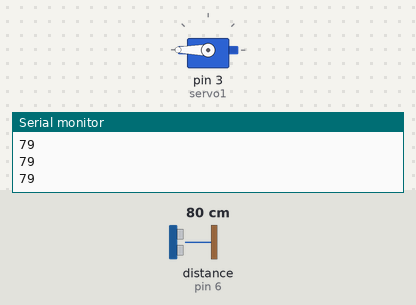
A sketch run on a simulated Arduino Uno, built with avr-gcc and run on an emulated ATmega328P. Parts: servo, the last lines printed to the serial monitor. Wiring (inferred from the names in the program): ultrasonic range finder: trigger pin 7; echo pin 6. The inputs (shaded band) are chosen by the test bench; at power-on: distance to the obstacle (sensor on pin 6) 80 cm. The echo pulse lasts 58.3 µs per cm.

Above: at 1.2 s.
1.3 s: distance to the obstacle (sensor on pin 6) set to 2 cm
At 2.5 s:
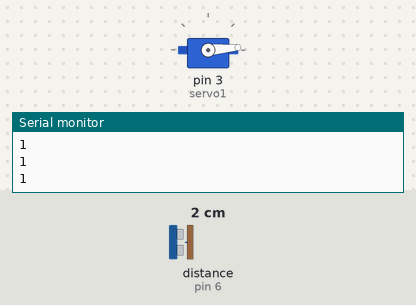
2.8 s: distance to the obstacle (sensor on pin 6) set to 9 cm
At 4.0 s:
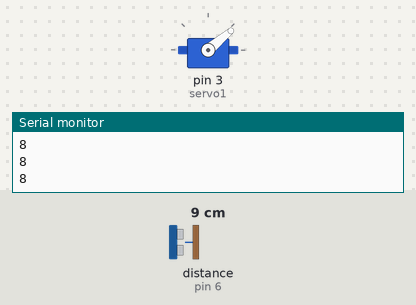
4.3 s: distance to the obstacle (sensor on pin 6) set to 18 cm
At 5.1 s:
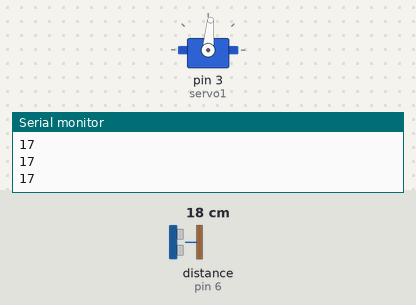
5.8 s: distance to the obstacle (sensor on pin 6) set to 35 cm
At 7.0 s:
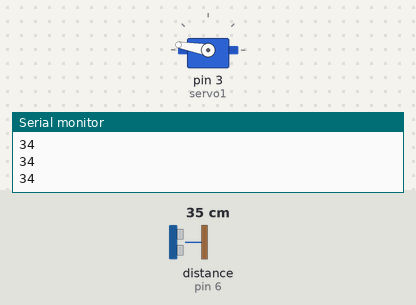
7.3 s: distance to the obstacle (sensor on pin 6) set to 250 cm
At 7.9 s:
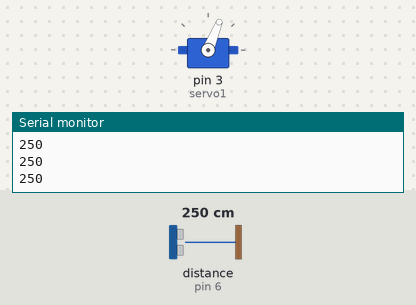
8.8 s: distance to the obstacle (sensor on pin 6) set to 60 cm
At 9.7 s:
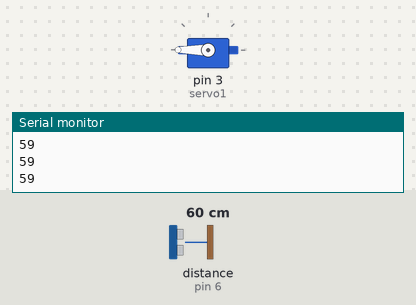
Timing chart, 0 to 11.3 s (numbered marks = the images above; inputs shaded):
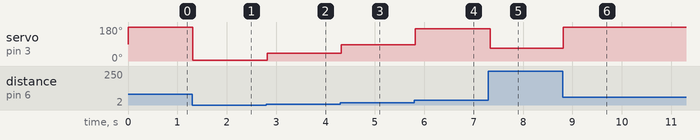

Measured:
- after the input at 1.3 s, servo on pin 3 (servo1): 180° → 5° at once
- after the input at 2.8 s, servo on pin 3 (servo1): 5° → 40° at once
- after the input at 4.3 s, servo on pin 3 (servo1): 40° → 85° at once
- after the input at 5.8 s, servo on pin 3 (servo1): 85° → 170° at once
- after the input at 7.3 s, servo on pin 3 (servo1): 170° → 68° at once
- after the input at 8.8 s, servo on pin 3 (servo1): 68° → 180° at once

The sketch:

practica_6b.ino
```cpp
/*
VCC a 5v
GND a GND
Echo al pin 6
Trig al pin 7
*/

#include <Servo.h>
#define echoPin 6
#define trigPin 7

float maximumRange = 20;
float minimumRange = 0;
long duration, distance;
int dec=0;
Servo servo1;

void setup(){
  Serial.begin (9600);
  pinMode(trigPin, OUTPUT);
  pinMode(echoPin, INPUT);
  servo1.attach(3);
}

void loop() {
  digitalWrite(trigPin, LOW);
  delayMicroseconds(2);
  digitalWrite(trigPin, HIGH);
  delayMicroseconds(10);
  digitalWrite(trigPin, LOW);
  duration = pulseIn(echoPin, HIGH);
  distance = duration/58.2;
  Serial.println(distance);
  if (distance == maximumRange ){
   Serial.println("maxRange");
  }
 else{
   dec= distance*5;
   servo1.write(dec);
   delay(30);
  }
}
```
